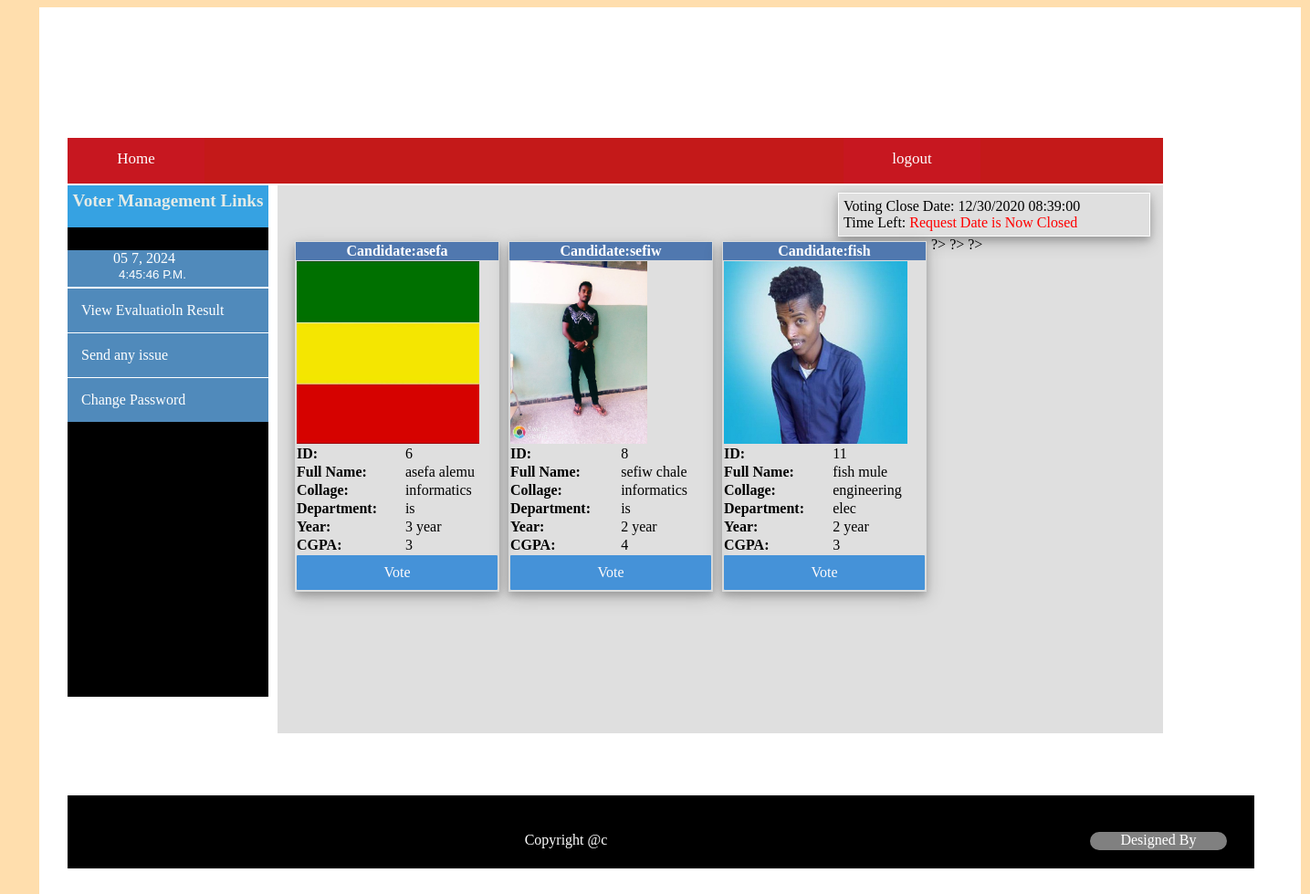
Screenshot of /Voter/elect.php (signed in) with the database file from the repository.
### tables this page shows
CREATE TABLE IF NOT EXISTS `elecetion_date` (
  `ElectionDateID` int(11) NOT NULL,
  `startdate` datetime NOT NULL,
  `closedate` datetime NOT NULL,
  PRIMARY KEY (`ElectionDateID`)
);

CREATE TABLE IF NOT EXISTS `account` (
  `userid` int(11) NOT NULL AUTO_INCREMENT,
  `fname` varchar(20) DEFAULT NULL,
  `lname` varchar(20) DEFAULT NULL,
  `sex` varchar(10) DEFAULT NULL,
  `age` int(11) DEFAULT NULL,
  `username` varchar(15) NOT NULL,
  `password` varchar(100) NOT NULL,
  `role` varchar(30) DEFAULT NULL,
  `status` int(11) DEFAULT NULL,
  `photo` longtext,
  `requestid` varchar(20) NOT NULL,
  PRIMARY KEY (`userid`),
  UNIQUE KEY `username` (`username`)
);

CREATE TABLE IF NOT EXISTS `requesttable` (
  `Student_ID` varchar(30) NOT NULL,
  `fname` varchar(15) NOT NULL,
  `lname` varchar(15) NOT NULL,
  `sex` varchar(10) NOT NULL,
  `age` int(11) NOT NULL,
  `collage` varchar(30) NOT NULL,
  `department` varchar(30) NOT NULL,
  `year` varchar(10) NOT NULL,
  `cgpa` float NOT NULL,
  `username` varchar(30) NOT NULL,
  `password` longtext NOT NULL,
  `requesttype` varchar(20) NOT NULL,
  `votestatus` varchar(20) NOT NULL,
  `photo` longtext NOT NULL,
  `approved` varchar(20) NOT NULL,
  `date` datetime NOT NULL,
  PRIMARY KEY (`Student_ID`)
);

### Voter/elect.php (the view, shortened to what this page needs)
<?php
	if(isset($_SESSION['username'])&&isset($_SESSION['password']))
	{
	?>
<html>
<link  href="../css/allcss.css" rel="stylesheet" type="text/css"/>
<head>
</head>
<body style="background-color: #FFDEAD">
<div id="container">
		<div id="header">
		</div>
		<div id="menu">
		<?php
include("../Voter/votermenu.php");
		?>
	</div>
				<div id="leftside">
					<div id="applyside">
						<?php
							include("../Voter/votersidemenu.php");
					   ?>
					</div>
				</div>
				<div id="content">
				<fieldset style="margin: 2px;height: auto;border: none;">
			<div style="margin-left: 600px;margin-top: -0px;border:1px solid #fff;padding: 5px;
box-shadow: 0 4px 8px 0 rgba(0, 0, 0, 0.2), 0 6px 20px 0 rgba(0, 0, 0, 0.19);">
<?php
$result = mysql_query("SELECT * FROM elecetion_date");
$row = mysql_fetch_row($result);
$closedate = date_format(date_create($row[2]), 'm/d/Y H:i:s');
echo "Voting Close Date: " . $closedate;
?>
<br>
Time Left:
</div>
		<?php
     $query="SELECT * FROM  account WHERE username='".$_SESSION['username']."' ";
     $result=mysql_query($query);
     $row=mysql_fetch_array($result);
     $id=$row['requestid'];
     $sql="SELECT *FROM states WHERE veteriid='$id'";
     $r1=mysql_query($sql);
     $r2=mysql_fetch_array($r1);
     $status=$r2['countt'];
     if ($status>=11) {
     	echo "your vot limit is exced ";
     }
     else
     {
     	$sq="SELECT * FROM account JOIN  requesttable ON account.requestid=requesttable.Student_ID WHERE account.role='Candidate'";
     	$sq1=mysql_query($sq);
     	while($info = mysql_fetch_array($sq1))
				{
					$username=$info['requestid'];
					$photo=$info['photo'];
					$fn=$info['fname'];
					$ln=$info['lname'];
					$collage=$info['collage'];
					$dept=$info['department'];
					$yr=$info['year'];
					$cgpa=$info['cgpa'];
					$sq0="SELECT * FROM  ballotstoretable WHERE Voters_ID='$id' AND Candidate_ID='$username'";
					$RE=mysql_query($sq0);
					$coount=mysql_num_rows($RE);
					if ($coount>0) {
						continue;
					}
					else
					{
						?>
					?>
					<div style="margin: 5px;float: left;border:1px Solid #dadcdc;
					 box-shadow: 0 4px 8px 0 rgba(0, 0, 0, 0.2), 0 6px 20px 0 rgba(0, 0, 0, 0.19);">
					<table cellspacing="0">
						<tr  style="background-color: #5078af;height: auto;color: #fff;"><th colspan="2">
						<label>Candidate:<?php echo ''.$fn.'';?></label></th></tr>
						<tr><td colspan="2"><?php echo "<img src='$photo' height=200>"?></td></tr>
						<tr><td><b>ID:</b></td><td><?php echo ''.$username.'';?></td></tr>
						<tr><td><b>Full Name:</b></td><td><?php echo ''.$fn.'&nbsp;'.$ln.'';?></td></tr>
						<tr><td><b>Collage:</b></td><td><?php  echo ''.$collage.''; ?></td></tr>
						<tr><td><b>Department:</b></td><td><?php echo ''.$dept.''; ?></td></tr>
						<tr><td><b>Year:</b></td><td><?php echo ''.$yr.'&nbsp;year'; ?></td></tr>
						<tr><td><b>CGPA:</b></td><td><?php echo ''.$cgpa.''; ?></td></tr>
						<tr><td colspan="2"><a href="elect.php?voteid=<?php echo $username;?>" class="btn">Vote<a/></td></tr>
					</table>
					</div>
					<?php
					}
				}
     }
		?>
				</fieldset>
		    </div>
		<div id="footer">
			<?php
			include("../footer.php");
			?>
	</div>
	<?php
	}
	else
	{
		header("location:../index.php");
	}?>
	</div>
</body>
</html>

### Voter/votermenu.php (shortened to what this page needs)
  <?php
	if(isset($_SESSION['username'])&& isset($_SESSION['password']))
	{
		?>
<ul>
    <li><a href="../Voter/Voter.php">Home</a></li>
		<div id="photologin">
<?php
		echo "<li style='margin-left:700px;'><a href=../logout.php>logout</a></li>";
	}
	else
	echo "";
	?>
	</div>
</ul>

### Voter/votersidemenu.php (shortened to what this page needs)
<html>
<head>
<link rel="stylesheet" href="fontawesome.css"/>
</head>
<body style="background-color: #FFDEAD">
<div class="menu">
<?php
if(isset($_SESSION['username'])&&isset($_SESSION['password']))
	{
?>
<p style="background-color: #36a2e2;color: #e4ebe7;width: auto; height: 40px;text-align: center;font-size: 1.2em;font-family: Times New Roman;margin-bottom: 25px;padding-top: 6px;margin-top: -10px;"><b>Voter Management Links</b></p>
<ul>
	<li style="border-bottom: 1px solid #fff;height: 40px;">
	<div style="color: #fff;margin-left: 50px;height: 45px;">
					<form name="clock">
					<input type="submit" class="trans" name="face" value="" style="color: #fff;border: none;background-color: #508abb;">
				</form>
	</div>
	</li>
	<li style="border-top: 1px solid white;"><a href="../Voter/ViewElectionResult.php">View Evaluatioln Result</a></li>
	<li style="border-top: 1px solid white;"><a href="../Voter/viewcandidate.php">Send any issue</a> </li>
	<li style="border-top: 1px solid white;"> <a href="../Voter/ChangePassword.php">Change Password</a></li>
</ul>
<?php
	}
	else
	{
		header("location:../index.php");
	}?>
</div>
</body>
</html>

### footer.php
<p align="center" style="color: white;padding-top: 40px;">Copyright @c   &nbsp;&nbsp;&nbsp;&nbsp;&nbsp;&nbsp;<a href="groupmembers.php" style="color: white;text-decoration: none;float: right;margin-right: 30px;height: 20px;background-color: gray;width: 150px;border-radius:20px;">Designed By</a></p>

### css/allcss.css (style rules this page uses)
body { background-size: cover; background-color: #fff; }
#header { height: 110px; width: 1200px; border: 5px; }
#container { padding-bottom: 30px; padding-top: 30px; padding-left: 30px; margin-left: 35px; height: auto; width: 1350px; background-color: #fff; border:1px Solid #ffffff; display:block; margin-bottom: -10px; }
#leftside { background-color: #000000; width: 220px; height: 550px; float: left; margin-top: 10px; }
#content { background-color: #443f3f; width: 970px; height: 600px; margin-left: 230px; margin-top: 7px; overflow-x: hidden; overflow-y: hidden; }
#footer { margin-top: 68px; width: 1300px; height: 80px; background-color:black; }
#menu { margin-top: 1px; height: 50px; width: 1200px; text-align: center; margin: 2px auto; BACKGROUND-COLOR:#c41919 ; float: left; line-height: 45px; }
#menu ul { list-style: none; padding: 0px; margin: 0px; }
#menu ul li { display: block; position: relative; float: left; border:0px solid #e5e5e5; width:150px; }
#menu ul li a { display: block; background:#c71720 ; text-decoration: none; white-space: nowrap; color: #fff; font-size: 17px; font-family:Times New Roman; height: 50px; }
#photologin { margin-left: 20px; color: green; }

### Voter/elect.php (style rules this page uses)
#content { background-color: #dfdfdf; width: 970px; height: 600px; margin-left: 230px; margin-top: 7px; overflow-x: hidden; overflow-y: hidden; }
.btn { float: right; position: relative; background-color: #4592d8; color: #fffbfb; font-size: 16px; padding: 10px 30px; border: none; cursor: pointer; border-radius: 1px; text-align: center; width: 160px; text-decoration: none; }

### Voter/votersidemenu.php (style rules this page uses)
.menu ul { list-style-type: none; margin: 0; padding: 0; width: 220px; background-color: #508abb; }
.menu ul li a { display: block; color: #fff; padding:15px; text-decoration: none; }

### rows the page displays
elecetion_date: closedate "12/30/2020 08:39:00"
account: requesttable.fname "asefa", requesttable.photo (picture), requestid "6", requesttable.lname "alemu", requesttable.collage "informatics", requesttable.department "is", requesttable.year "3", requesttable.cgpa "3"
account: requesttable.fname "sefiw", requesttable.photo (picture), requestid "8", requesttable.lname "chale", requesttable.collage "informatics", requesttable.department "is", requesttable.year "2", requesttable.cgpa "4"
account: requesttable.fname "fish", requesttable.photo (picture), requestid "11", requesttable.lname "mule", requesttable.collage "engineering", requesttable.department "elec", requesttable.year "2", requesttable.cgpa "3"
